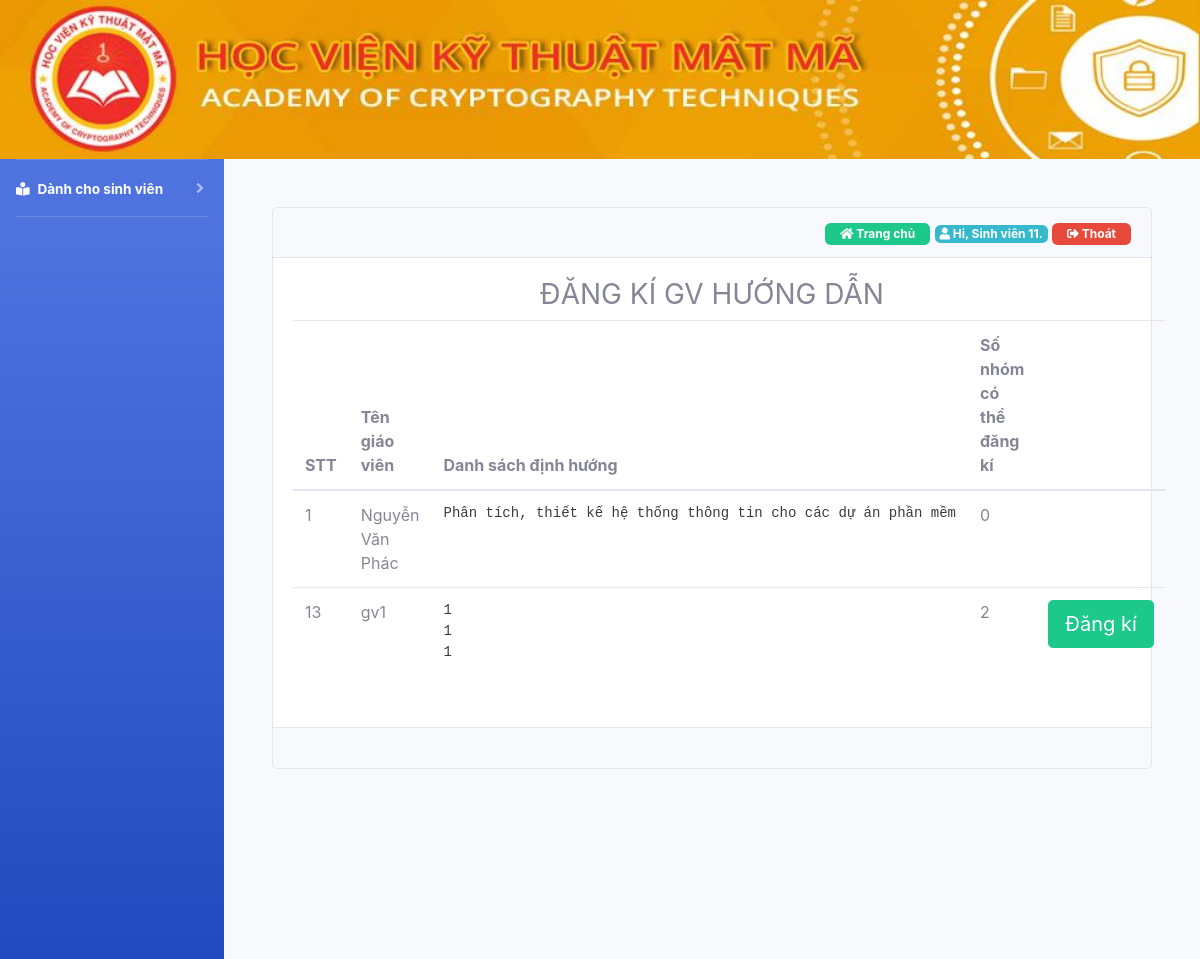
Screenshot of /dk-gvhuongdan.php (signed in) with the database file from the repository.
### tables this page shows
CREATE TABLE `user` (
  `id` int(11) NOT NULL,
  `username` text NOT NULL,
  `password` text NOT NULL,
  `fullname` text NOT NULL,
  `phone` int(11) NOT NULL,
  `email` text NOT NULL,
  `permission` text NOT NULL
);

CREATE TABLE `dinhhuong` (
  `id` int(11) NOT NULL,
  `tengv` text NOT NULL,
  `dinhhuong1` text NOT NULL
);

CREATE TABLE `dkgiaovien` (
  `id` int(11) NOT NULL,
  `teacher` text NOT NULL,
  `slot` int(10) NOT NULL,
  `groupsv` text NOT NULL
);

### dk-gvhuongdan.php (the view, shortened to what this page needs)
<!DOCTYPE html>
<html>
<head>
    <?php require_once('filecss.php') ?>
</head>
<body>
    <div class="container-fluid">
        <?php require_once('logo.php'); ?>
        <div class="main" >
            <div id="wrapper">
                <div id="sidebar">
                    <?php require_once('menu_left.php'); ?>
                </div>
                <div id="content-wrapper" class="d-flex flex-column p-5">
                    <div class="status">
                        <div class="card">
                            <div class="card-header text-right">
                                <?php require_once('home_page.php') ?>
                            </div>
                            <div class="card-body">
                                <h3 class="text-center text-uppercase">
                                    Đăng kí GV hướng dẫn
                                </h3>
                                <form action="" method="post">
                                    <table class="colspan table table-hover table-inverse">
                                        <thead>
                                            <tr>
                                                <th >STT</th>
                                                <th >Tên giáo viên</th>
                                                <th >Danh sách định hướng</th>
                                                <th >Số nhóm có thể đăng kí</th>
                                                <th ></th>
                                            </tr>
                                        </thead>
                                        <tbody>
                                            <?php
                                            include 'lib/connect.php';
                                            if (isset($_POST['search'])) {
                                                $name = $searchname;
                                                $sql1 = "select * from dinhhuong ";
                                            } else {
                                                if ($permission == 'teacher') {
                                                    $sql1 = "select * from dinhhuong where tengv ='$fullname'";
                                                } else
                                                $sql1 = "select * from dinhhuong ";
                                            }
                                            $check = mysqli_query($con, $sql1);
                                            while ($row1 = mysqli_fetch_row($check)) {
                                                $teacher = $row1['1'];
                                                $row2 = mysqli_fetch_array(mysqli_query($con, "SELECT * from dkgiaovien where teacher='$teacher'"));
                                                ?>
                                                <tr>
                                                    <td><?php echo $row1['0']; ?></td>
                                                    <td><?php echo $row1['1']; ?></td>
                                                    <td><pre><?php echo $row1['2']; ?></pre></td>
                                                    <td><?php echo $row2['slot']; ?></td>
                                                    <?php
                                                    if ($row2['slot'] > 0) {
                                                        ?><td>
                                                            <?php
                                                            require_once('dk.php')
                                                            ?>
                                                        </td><?php
                                                    } else {
                                                        ?><td></td><?php
                                                    }
                                                    ?>
                                                </tr>
                                                <?php
                                            }
                                            ?>
                                        </tbody>
                                    </table>
                                </form>
                            </div>
                            <div class="card-footer">
                            </div>
                        </div>
                    </div>
                </div>
            </div>
        </div>
    </div>
</body>
</html>

### home_page.php (shortened to what this page needs)
<a href="index.php" style="text-decoration: none;"><span class="badge badge-success" style="padding: 5px 15px; "><i class="fas fa-home"></i> Trang chủ</span></a>
<?php
if (empty($_SESSION['username'])) {
    header("Location: /TTCS/login.php");
} else {
     include 'lib/connect.php';
    $username = $_SESSION['username'];
    $sql = "select * from user where username='$username'";
    $query = mysqli_query($con, $sql);
    if ($query) {
        $row = mysqli_fetch_row($query);
        ?>
        <span class="badge badge-info"><i class="fas fa-user"></i><?php echo " Hi, " . $row[3] . "."; ?></span>
        <a href="logout.php" ><span class="badge badge-danger" style="padding: 5px 15px;"><i class="fas fa-sign-out-alt"></i> Thoát</span></a>
    <?php
}
}
?>

### dk.php (shortened to what this page needs)
<form method="post" action="">
    <div>
        <button class="btn btn-success btn-lg" name="dangky"> Đăng kí</button>
    </div>
</form>

### rows the page displays
user: fullname "Sinh viên 11"
dinhhuong: id "1", tengv "Nguyễn Văn Phác", dinhhuong1 "Phân tích, thiết kế hệ thống thông tin cho các dự án phần mềm", dkgiaovien.slot "0"
dinhhuong: id "13", tengv "gv1", dinhhuong1 "1 1 1", dkgiaovien.slot "2", shows "Đăng kí"
